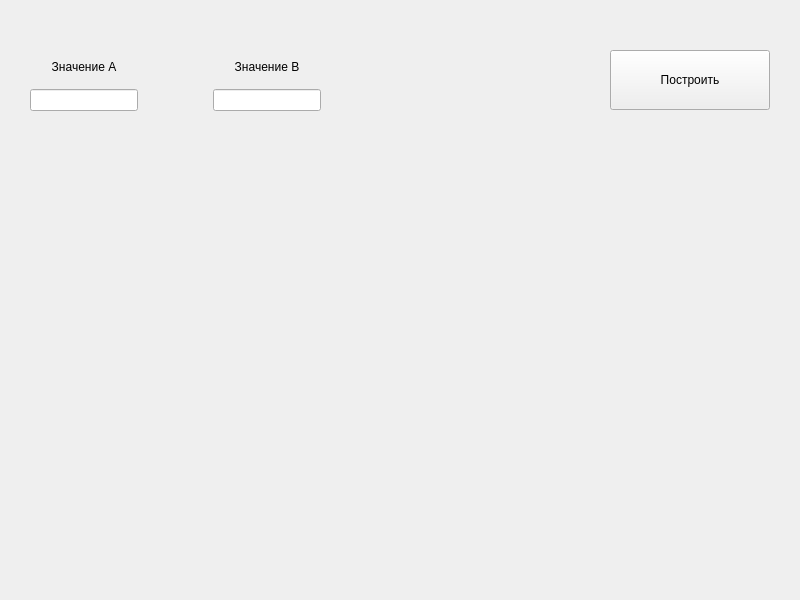
<?xml version="1.0" encoding="UTF-8"?>
<ui version="4.0">
 <class>hyperkanon</class>
 <widget class="QWidget" name="hyperkanon">
  <property name="geometry">
   <rect>
    <x>0</x>
    <y>0</y>
    <width>800</width>
    <height>600</height>
   </rect>
  </property>
  <property name="windowTitle">
   <string>Form</string>
  </property>
  <widget class="QCustomPlot" name="widget" native="true">
   <property name="geometry">
    <rect>
     <x>30</x>
     <y>130</y>
     <width>750</width>
     <height>450</height>
    </rect>
   </property>
  </widget>
  <widget class="QPushButton" name="pushButton">
   <property name="geometry">
    <rect>
     <x>610</x>
     <y>50</y>
     <width>160</width>
     <height>60</height>
    </rect>
   </property>
   <property name="text">
    <string>Построить</string>
   </property>
  </widget>
  <widget class="QLabel" name="label">
   <property name="geometry">
    <rect>
     <x>340</x>
     <y>0</y>
     <width>102</width>
     <height>54</height>
    </rect>
   </property>
   <property name="text">
    <string/>
   </property>
   <property name="pixmap">
    <pixmap>../../kursachFoto/HypKanon.jpg</pixmap>
   </property>
  </widget>
  <widget class="QLabel" name="label_4">
   <property name="geometry">
    <rect>
     <x>0</x>
     <y>0</y>
     <width>801</width>
     <height>611</height>
    </rect>
   </property>
   <property name="text">
    <string/>
   </property>
   <property name="pixmap">
    <pixmap>../../kursachFoto/fon.png</pixmap>
   </property>
  </widget>
  <widget class="QWidget" name="layoutWidget">
   <property name="geometry">
    <rect>
     <x>30</x>
     <y>50</y>
     <width>291</width>
     <height>61</height>
    </rect>
   </property>
   <layout class="QGridLayout" name="gridLayout">
    <item row="1" column="0">
     <widget class="QLineEdit" name="lineEdit"/>
    </item>
    <item row="0" column="2">
     <widget class="QLabel" name="label_3">
      <property name="text">
       <string>Значение B</string>
      </property>
      <property name="alignment">
       <set>Qt::AlignCenter</set>
      </property>
     </widget>
    </item>
    <item row="0" column="0">
     <widget class="QLabel" name="label_2">
      <property name="text">
       <string>Значение A</string>
      </property>
      <property name="alignment">
       <set>Qt::AlignCenter</set>
      </property>
     </widget>
    </item>
    <item row="1" column="2">
     <widget class="QLineEdit" name="lineEdit_2"/>
    </item>
    <item row="0" column="1">
     <spacer name="horizontalSpacer">
      <property name="orientation">
       <enum>Qt::Horizontal</enum>
      </property>
      <property name="sizeHint" stdset="0">
       <size>
        <width>40</width>
        <height>20</height>
       </size>
      </property>
     </spacer>
    </item>
   </layout>
  </widget>
  <zorder>label_4</zorder>
  <zorder>widget</zorder>
  <zorder>pushButton</zorder>
  <zorder>label</zorder>
  <zorder>label_2</zorder>
  <zorder>label_3</zorder>
  <zorder>lineEdit</zorder>
  <zorder>lineEdit_2</zorder>
  <zorder>layoutWidget</zorder>
 </widget>
 <customwidgets>
  <customwidget>
   <class>QCustomPlot</class>
   <extends>QWidget</extends>
   <header>qcustomplot.h</header>
   <container>1</container>
  </customwidget>
 </customwidgets>
 <resources/>
 <connections/>
</ui>
